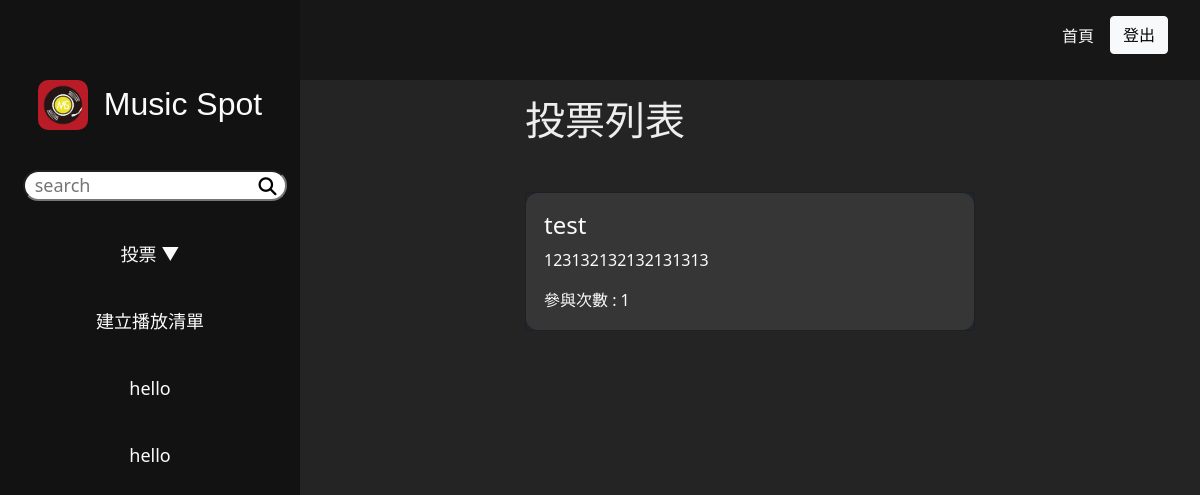
Page /center.php?do=survey (signed in) on the earlier database version.
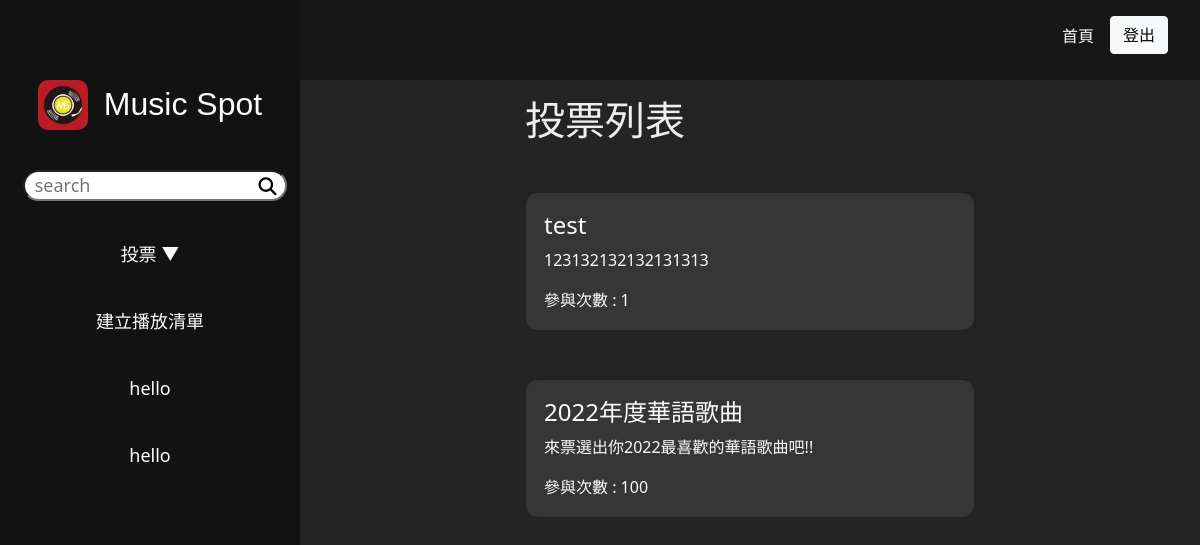
Same page on the later database version.
### tables this page shows
CREATE TABLE `playlists` (
  `id` int(10) UNSIGNED NOT NULL,
  `list_name` text NOT NULL,
  `description` text DEFAULT NULL,
  `user_id` int(10) UNSIGNED NOT NULL,
  `created_at` timestamp NOT NULL DEFAULT current_timestamp(),
  `update_at` timestamp NOT NULL DEFAULT current_timestamp() ON UPDATE current_timestamp()
);

CREATE TABLE `survey_subjects` (
  `id` int(10) UNSIGNED NOT NULL,
  `subject` text NOT NULL,
  `type` tinyint(1) NOT NULL,
  `content` text DEFAULT NULL,
  `active` tinyint(1) NOT NULL,
  `vote` int(10) UNSIGNED NOT NULL,
  `created_at` timestamp NOT NULL DEFAULT current_timestamp(),
  `update_at` timestamp NOT NULL DEFAULT current_timestamp() ON UPDATE current_timestamp()
);

### center.php (the view, shortened to what this page needs)
<?php
include "./db/base.php";
?>
<!DOCTYPE html>
<html lang="en">
<head>
    <link rel="stylesheet" href="./css/centerStyle.css">
    <link rel="stylesheet" href="https://cdnjs.cloudflare.com/ajax/libs/font-awesome/6.2.1/css/all.min.css" />
</head>
<body>
    <nav>
        <div class="float-end" style="width: 1rem;">&nbsp;</div>
        <a class='btn btn-light float-end me-3' href='logout.php'>登出</a>
        <a class="float-end me-3" href="./index.php">首頁</a>
    </nav>
    <div class="d-flex">
        <div class="col-3"></div>
        <aside id="scroll" class="col-3 align-self-stretch">
            <ul class="asideNav" style="list-style-type: none;">
                <a class="d-flex justify-content-center mb-4 flex-wrap" href="./center.php?do=main">
                    <img src="./img/mscd-01.jpg" alt="Music Spot" width="50px" style="border-radius: 10px;">
                    <div class="impact fs-2 ps-3">Music Spot</div>
                </a>
                <li>
                    <form method="get" action="./center.php">
                        <div class="d-flex align-item-center justify-content-center texr-center">
                            <input type="search" id="keyword" name="keyword" placeholder="  search" style="margin-right: -1.8rem;"></input>
                            <button type="submit"><i class="fa-solid fa-magnifying-glass"></i></button>
                        </div>
                    </form>
                </li>
                <li><a href="" data-bs-toggle="collapse" data-bs-target="#vote">投票 ▼</a></li>
                    <?php
                    if ($_SESSION['login']['acc'] == 'admin' && $_SESSION['login']['pw'] == 'admin') {
                        echo "<li><a href='center.php?do=survey_add'>新增投票</a></li>
                    <li><a href='center.php?do=survey'>編輯投票</a></li>
                    <li><a href='center.php?do=survey_result'>查看投票結果</a></li>";
                        echo "</ul>";
                        echo "<li><a href='center.php?do=song_add'>新增歌曲</a></li>";
                        echo "<li><a href='center.php?do=song_list'>編輯歌曲</a></li>";
                        echo "<li><a href='center.php?do=user_list'>使用者中心</a></li>";
                    } else {
                        echo "<li><a href='center.php?do=playlist_add'>建立播放清單</a></li>";
                        $playlists = all('playlists', ["user_id" => $_SESSION['login']['id']]);
                        foreach ($playlists as $list) {
                            echo "<li><a href='center.php?do=playlist&id={$list['id']}&name={$list['list_name']}'>" . $list['list_name'] . "</a></li>";
                        }
                    }
                    ?>
                </ul>
        </aside>
        <main class="col-9" id="scroll">
            <div style="height: 5rem;"></div>
            <div>
                <?php
                $frontPath = './front/';
                $backPath = './back/';
                $do = $_GET['do'] ?? 'main';
                if ($_SESSION['login']['acc'] == 'admin' && $_SESSION['login']['pw'] == 'admin') {
                    $path = $backPath;
                } else {
                    $path = $frontPath;
                }
                $file = $path . $do . '.php';
                if (file_exists($file)) {
                    include $file;
                } else {
                    include "./back/main.php";
                }
                ?>
            </div>
</body>
</html>

### front/survey.php
<div class="mx-auto w-50 mt-3">
    <h1>投票列表</h1>
    <?php
    include_once "./db/base.php";
    $surveys = all("survey_subjects");
    foreach ($surveys as $survey) {
        if ($survey['active'] == 1) {
            if ($_GET['do'] == 'survey') {
                echo "<a href='./center.php?do=survey_vote&id={$survey['id']}' >";
            } else {
                echo "<a href='./center.php?do=survey_result&id={$survey['id']}' >";
            }
    ?>
            <div class="card bg-dark text-white mt-5">
                <div class="card-body">
                    <h4 class="card-title"><?= $survey['subject'] ?></h4>
                    <p class="card-text"><?= $survey['content'] ?></p>
                    <p class="card-text">參與次數 : <?= $survey['vote'] ?></p>
                </div>
                </a>
            </div>
    <?php
        }
    };
    ?>
</div>

Differences in the rows shown:
added survey_subjects: subject "2022年度華語歌曲", content "來票選出你2022最喜歡的華語歌曲吧!!", vote "100"
